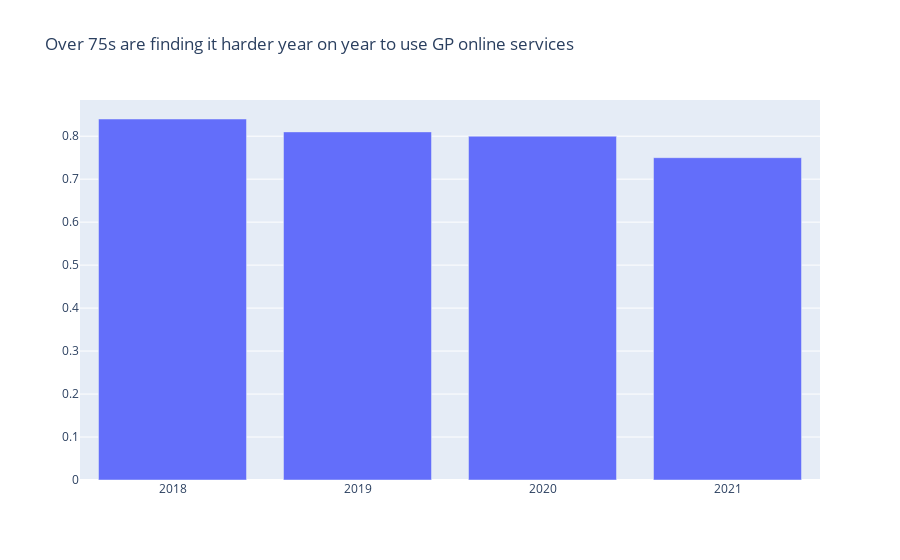

Notebook code for this chart:
### Code cell
data0 = go.Bar (x = ease_use_75_and_over.Year,
    y = ease_use_75_and_over.Easy_P, name = "Ease" )

layout = go.Layout(title = 'Over 75s are finding it harder year on year to use GP online services')

figure = go.Figure(data = data0, layout = layout)
figure.show()

### Figure 1 — Plotly figure (JSON) as saved in the notebook; plotly's stock layout.template omitted (floating-point values rounded to 4 significant figures)
{"data": [{"name": "Ease", "type": "bar", "x": ["2018", "2019", "2020", "2021"], "y": [0.84, 0.81, 0.8, 0.75]}], "layout": {"autosize": true, "title": {"text": "Over 75s are finding it harder year on year to use GP online services"}, "xaxis": {"autorange": true, "range": [-0.5, 3.5], "type": "category"}, "yaxis": {"autorange": true, "range": [0, 0.8842], "type": "linear"}}}
